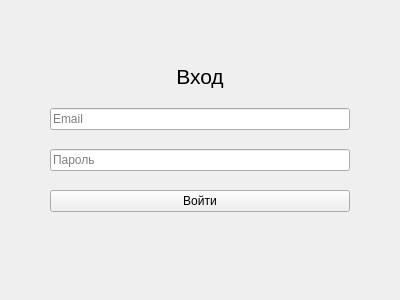
<?xml version="1.0" encoding="UTF-8"?>
<ui version="4.0">
 <class>Login</class>
 <widget class="QMainWindow" name="Login">
  <property name="geometry">
   <rect>
    <x>0</x>
    <y>0</y>
    <width>400</width>
    <height>300</height>
   </rect>
  </property>
  <property name="windowTitle">
   <string>MainWindow</string>
  </property>
  <widget class="QWidget" name="centralwidget">
   <widget class="QWidget" name="verticalLayoutWidget">
    <property name="geometry">
     <rect>
      <x>0</x>
      <y>0</y>
      <width>400</width>
      <height>279</height>
     </rect>
    </property>
    <layout class="QVBoxLayout" name="vlForm">
     <property name="spacing">
      <number>5</number>
     </property>
     <property name="leftMargin">
      <number>50</number>
     </property>
     <property name="topMargin">
      <number>50</number>
     </property>
     <property name="rightMargin">
      <number>50</number>
     </property>
     <property name="bottomMargin">
      <number>50</number>
     </property>
     <item>
      <widget class="QLabel" name="label">
       <property name="enabled">
        <bool>true</bool>
       </property>
       <property name="sizePolicy">
        <sizepolicy hsizetype="Preferred" vsizetype="Fixed">
         <horstretch>0</horstretch>
         <verstretch>0</verstretch>
        </sizepolicy>
       </property>
       <property name="font">
        <font>
         <pointsize>16</pointsize>
        </font>
       </property>
       <property name="text">
        <string>Вход</string>
       </property>
       <property name="alignment">
        <set>Qt::AlignmentFlag::AlignCenter</set>
       </property>
      </widget>
     </item>
     <item>
      <widget class="QLineEdit" name="leEmail">
       <property name="placeholderText">
        <string>Email</string>
       </property>
      </widget>
     </item>
     <item>
      <widget class="QLineEdit" name="lePassword">
       <property name="echoMode">
        <enum>QLineEdit::EchoMode::Password</enum>
       </property>
       <property name="placeholderText">
        <string>Пароль</string>
       </property>
      </widget>
     </item>
     <item>
      <widget class="QPushButton" name="btnLogin">
       <property name="text">
        <string>Войти</string>
       </property>
      </widget>
     </item>
    </layout>
   </widget>
  </widget>
  <widget class="QMenuBar" name="menubar">
   <property name="geometry">
    <rect>
     <x>0</x>
     <y>0</y>
     <width>400</width>
     <height>21</height>
    </rect>
   </property>
  </widget>
 </widget>
 <resources/>
 <connections/>
</ui>
